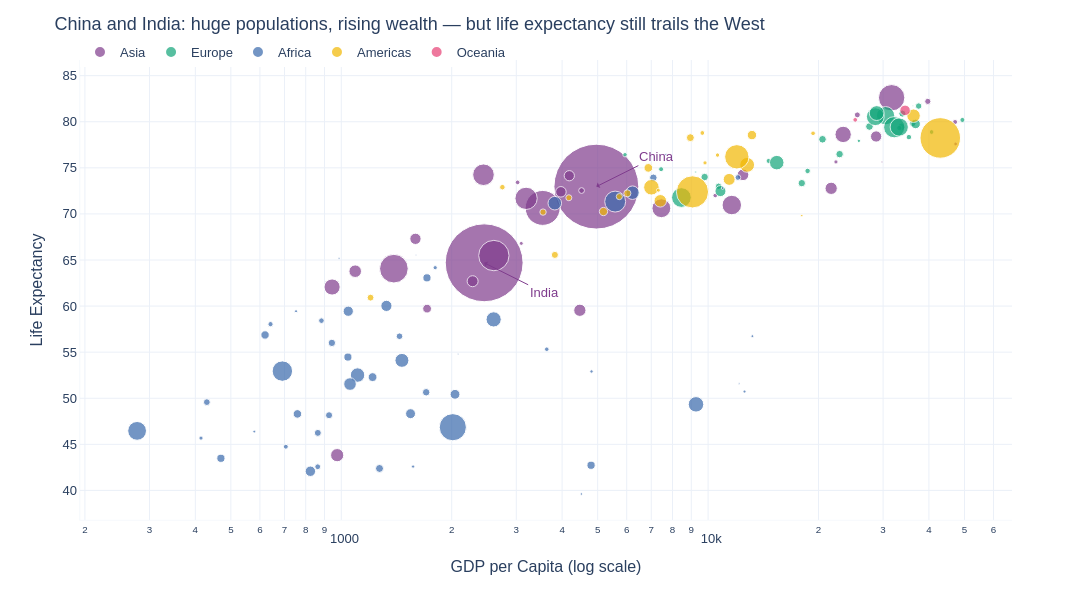

Notebook cell for this chart:
### Code cell
# let's improve it further!

# add annotation to highlight the insight
import math

for country, ax, ay in [('China', 60, -30), ('India', 60, 30)]:
    row = df[df['country'] == country].iloc[0]
    fig.add_annotation(
        x=math.log10(row['gdpPercap']), y=row['lifeExp'],
        text=f'{country}', 
        showarrow=True, arrowcolor='rgb(127, 60, 141)', arrowhead=1, ax=ax, ay=ay,
        font=dict(size=13, family='Arial', color='rgb(127, 60, 141)')
    )
    
fig.show()

### Figure 1 — Plotly figure (JSON) as saved in the notebook; plotly's stock layout.template omitted (floating-point values rounded to 4 significant figures; data arrays with more than 128 entries replaced by an {"elided": "..."} marker saying what was removed)
{"data": [{"customdata": [["Afghanistan", 31889923, "Asia"], ["Bahrain", 708573, "Asia"], ["Bangladesh", 150448339, "Asia"], ["Cambodia", 14131858, "Asia"], ["China", 1318683096, "Asia"], ["Hong Kong, China", 6980412, "Asia"], ["India", 1110396331, "Asia"], ["Indonesia", 223547000, "Asia"], ["Iran", 69453570, "Asia"], ["Iraq", 27499638, "Asia"], ["Israel", 6426679, "Asia"], ["Japan", 127467972, "Asia"], ["Jordan", 6053193, "Asia"], ["Korea, Dem. Rep.", 23301725, "Asia"], ["Korea, Rep.", 49044790, "Asia"], ["Kuwait", 2505559, "Asia"], ["Lebanon", 3921278, "Asia"], ["Malaysia", 24821286, "Asia"], ["Mongolia", 2874127, "Asia"], ["Myanmar", 47761980, "Asia"], ["Nepal", 28901790, "Asia"], ["Oman", 3204897, "Asia"], ["Pakistan", 169270617, "Asia"], ["Philippines", 91077287, "Asia"], ["Saudi Arabia", 27601038, "Asia"], ["Singapore", 4553009, "Asia"], ["Sri Lanka", 20378239, "Asia"], ["Syria", 19314747, "Asia"], ["Taiwan", 23174294, "Asia"], ["Thailand", 65068149, "Asia"], ["Vietnam", 85262356, "Asia"], ["West Bank and Gaza", 4018332, "Asia"], ["Yemen, Rep.", 22211743, "Asia"]], "hovertemplate": "<b>%{hovertext}</b><br>GDP per capita: $%{x:,.0f}<br>Life expectancy: %{y:.1f} yrs<br>Population: %{customdata[1]:,.0f}", "hovertext": ["Afghanistan", "Bahrain", "Bangladesh", "Cambodia", "China", "Hong Kong, China", "India", "Indonesia", "Iran", "Iraq", "Israel", "Japan", "Jordan", "Korea, Dem. Rep.", "Korea, Rep.", "Kuwait", "Lebanon", "Malaysia", "Mongolia", "Myanmar", "Nepal", "Oman", "Pakistan", "Philippines", "Saudi Arabia", "Singapore", "Sri Lanka", "Syria", "Taiwan", "Thailand", "Vietnam", "West Bank and Gaza", "Yemen, Rep."], "legendgroup": "Asia", "marker": {"color": "rgb(127, 60, 141)", "opacity": 0.7, "size": [31889923, 708573, 150448339, 14131858, 1318683096, 6980412, 1110396331, 223547000, 69453570, 27499638, 6426679, 127467972, 6053193, 23301725, 49044790, 2505559, 3921278, 24821286, 2874127, 47761980, 28901790, 3204897, 169270617, 91077287, 27601038, 4553009, 20378239, 19314747, 23174294, 65068149, 85262356, 4018332, 22211743], "sizemode": "area", "sizeref": 366300.0, "symbol": "circle"}, "mode": "markers", "name": "Asia", "orientation": "v", "showlegend": true, "type": "scatter", "x": [974.6, 29800.0, 1391.0, 1714.0, 4959.0, 39720.0, 2452.0, 3541.0, 11610.0, 4471.0, 25520.0, 31660.0, 4519.0, 1593.0, 23350.0, 47310.0, 10460.0, 12450.0, 3096.0, 944.0, 1091.0, 22320.0, 2606.0, 3190.0, 21650.0, 47140.0, 3970.0, 4185.0, 28720.0, 7458.0, 2442.0, 3025.0, 2281.0], "xaxis": "x", "y": [43.83, 75.64, 64.06, 59.72, 72.96, 82.21, 64.7, 70.65, 70.96, 59.55, 80.75, 82.6, 72.53, 67.3, 78.62, 77.59, 71.99, 74.24, 66.8, 62.07, 63.78, 75.64, 65.48, 71.69, 72.78, 79.97, 72.4, 74.14, 78.4, 70.62, 74.25, 73.42, 62.7], "yaxis": "y"}, {"customdata": [["Albania", 3600523, "Europe"], ["Austria", 8199783, "Europe"], ["Belgium", 10392226, "Europe"], ["Bosnia and Herzegovina", 4552198, "Europe"], ["Bulgaria", 7322858, "Europe"], ["Croatia", 4493312, "Europe"], ["Czech Republic", 10228744, "Europe"], ["Denmark", 5468120, "Europe"], ["Finland", 5238460, "Europe"], ["France", 61083916, "Europe"], ["Germany", 82400996, "Europe"], ["Greece", 10706290, "Europe"], ["Hungary", 9956108, "Europe"], ["Iceland", 301931, "Europe"], ["Ireland", 4109086, "Europe"], ["Italy", 58147733, "Europe"], ["Montenegro", 684736, "Europe"], ["Netherlands", 16570613, "Europe"], ["Norway", 4627926, "Europe"], ["Poland", 38518241, "Europe"], ["Portugal", 10642836, "Europe"], ["Romania", 22276056, "Europe"], ["Serbia", 10150265, "Europe"], ["Slovak Republic", 5447502, "Europe"], ["Slovenia", 2009245, "Europe"], ["Spain", 40448191, "Europe"], ["Sweden", 9031088, "Europe"], ["Switzerland", 7554661, "Europe"], ["Turkey", 71158647, "Europe"], ["United Kingdom", 60776238, "Europe"]], "hovertemplate": "<b>%{hovertext}</b><br>GDP per capita: $%{x:,.0f}<br>Life expectancy: %{y:.1f} yrs<br>Population: %{customdata[1]:,.0f}", "hovertext": ["Albania", "Austria", "Belgium", "Bosnia and Herzegovina", "Bulgaria", "Croatia", "Czech Republic", "Denmark", "Finland", "France", "Germany", "Greece", "Hungary", "Iceland", "Ireland", "Italy", "Montenegro", "Netherlands", "Norway", "Poland", "Portugal", "Romania", "Serbia", "Slovak Republic", "Slovenia", "Spain", "Sweden", "Switzerland", "Turkey", "United Kingdom"], "legendgroup": "Europe", "marker": {"color": "rgb(17, 165, 121)", "opacity": 0.7, "size": [3600523, 8199783, 10392226, 4552198, 7322858, 4493312, 10228744, 5468120, 5238460, 61083916, 82400996, 10706290, 9956108, 301931, 4109086, 58147733, 684736, 16570613, 4627926, 38518241, 10642836, 22276056, 10150265, 5447502, 2009245, 40448191, 9031088, 7554661, 71158647, 60776238], "sizemode": "area", "sizeref": 366300.0, "symbol": "circle"}, "mode": "markers", "name": "Europe", "orientation": "v", "showlegend": true, "type": "scatter", "x": [5937.0, 36130.0, 33690.0, 7446.0, 10680.0, 14620.0, 22830.0, 35280.0, 33210.0, 30470.0, 32170.0, 27540.0, 18010.0, 36180.0, 40680.0, 28570.0, 9254.0, 36800.0, 49360.0, 15390.0, 20510.0, 10810.0, 9787.0, 18680.0, 25770.0, 28820.0, 33860.0, 37510.0, 8458.0, 33200.0], "xaxis": "x", "y": [76.42, 79.83, 79.44, 74.85, 73.0, 75.75, 76.49, 78.33, 79.31, 80.66, 79.41, 79.48, 73.34, 81.76, 78.89, 80.55, 74.54, 79.76, 80.2, 75.56, 78.1, 72.48, 74.0, 74.66, 77.93, 80.94, 80.88, 81.7, 71.78, 79.42], "yaxis": "y"}, {"customdata": {"elided": "52x3 mixed values"}, "hovertemplate": "<b>%{hovertext}</b><br>GDP per capita: $%{x:,.0f}<br>Life expectancy: %{y:.1f} yrs<br>Population: %{customdata[1]:,.0f}", "hovertext": ["Algeria", "Angola", "Benin", "Botswana", "Burkina Faso", "Burundi", "Cameroon", "Central African Republic", "Chad", "Comoros", "Congo, Dem. Rep.", "Congo, Rep.", "Cote d'Ivoire", "Djibouti", "Egypt", "Equatorial Guinea", "Eritrea", "Ethiopia", "Gabon", "Gambia", "Ghana", "Guinea", "Guinea-Bissau", "Kenya", "Lesotho", "Liberia", "Libya", "Madagascar", "Malawi", "Mali", "Mauritania", "Mauritius", "Morocco", "Mozambique", "Namibia", "Niger", "Nigeria", "Reunion", "Rwanda", "Sao Tome and Principe", "Senegal", "Sierra Leone", "Somalia", "South Africa", "Sudan", "Swaziland", "Tanzania", "Togo", "Tunisia", "Uganda", "Zambia", "Zimbabwe"], "legendgroup": "Africa", "marker": {"color": "rgb(57, 105, 172)", "opacity": 0.7, "size": [33333216, 12420476, 8078314, 1639131, 14326203, 8390505, 17696293, 4369038, 10238807, 710960, 64606759, 3800610, 18013409, 496374, 80264543, 551201, 4906585, 76511887, 1454867, 1688359, 22873338, 9947814, 1472041, 35610177, 2012649, 3193942, 6036914, 19167654, 13327079, 12031795, 3270065, 1250882, 33757175, 19951656, 2055080, 12894865, 135031164, 798094, 8860588, 199579, 12267493, 6144562, 9118773, 43997828, 42292929, 1133066, 38139640, 5701579, 10276158, 29170398, 11746035, 12311143], "sizemode": "area", "sizeref": 366300.0, "symbol": "circle"}, "mode": "markers", "name": "Africa", "orientation": "v", "showlegend": true, "type": "scatter", "x": [6223.0, 4797.0, 1441.0, 12570.0, 1217.0, 430.1, 2042.0, 706.0, 1704.0, 986.1, 277.6, 3633.0, 1545.0, 2082.0, 5581.0, 12150.0, 641.4, 690.8, 13210.0, 752.7, 1328.0, 942.7, 579.2, 1463.0, 1569.0, 414.5, 12060.0, 1045.0, 759.3, 1043.0, 1803.0, 10960.0, 3820.0, 823.7, 4811.0, 619.7, 2014.0, 7670.0, 863.1, 1598.0, 1712.0, 862.5, 926.1, 9270.0, 2602.0, 4513.0, 1107.0, 883.0, 7093.0, 1056.0, 1271.0, 469.7], "xaxis": "x", "y": [72.3, 42.73, 56.73, 50.73, 52.3, 49.58, 50.43, 44.74, 50.65, 65.15, 46.46, 55.32, 48.33, 54.79, 71.34, 51.58, 58.04, 52.95, 56.73, 59.45, 60.02, 56.01, 46.39, 54.11, 42.59, 45.68, 73.95, 59.44, 48.3, 54.47, 64.16, 72.8, 71.16, 42.08, 52.91, 56.87, 46.86, 76.44, 46.24, 65.53, 63.06, 42.57, 48.16, 49.34, 58.56, 39.61, 52.52, 58.42, 73.92, 51.54, 42.38, 43.49], "yaxis": "y"}, {"customdata": [["Argentina", 40301927, "Americas"], ["Bolivia", 9119152, "Americas"], ["Brazil", 190010647, "Americas"], ["Canada", 33390141, "Americas"], ["Chile", 16284741, "Americas"], ["Colombia", 44227550, "Americas"], ["Costa Rica", 4133884, "Americas"], ["Cuba", 11416987, "Americas"], ["Dominican Republic", 9319622, "Americas"], ["Ecuador", 13755680, "Americas"], ["El Salvador", 6939688, "Americas"], ["Guatemala", 12572928, "Americas"], ["Haiti", 8502814, "Americas"], ["Honduras", 7483763, "Americas"], ["Jamaica", 2780132, "Americas"], ["Mexico", 108700891, "Americas"], ["Nicaragua", 5675356, "Americas"], ["Panama", 3242173, "Americas"], ["Paraguay", 6667147, "Americas"], ["Peru", 28674757, "Americas"], ["Puerto Rico", 3942491, "Americas"], ["Trinidad and Tobago", 1056608, "Americas"], ["United States", 301139947, "Americas"], ["Uruguay", 3447496, "Americas"], ["Venezuela", 26084662, "Americas"]], "hovertemplate": "<b>%{hovertext}</b><br>GDP per capita: $%{x:,.0f}<br>Life expectancy: %{y:.1f} yrs<br>Population: %{customdata[1]:,.0f}", "hovertext": ["Argentina", "Bolivia", "Brazil", "Canada", "Chile", "Colombia", "Costa Rica", "Cuba", "Dominican Republic", "Ecuador", "El Salvador", "Guatemala", "Haiti", "Honduras", "Jamaica", "Mexico", "Nicaragua", "Panama", "Paraguay", "Peru", "Puerto Rico", "Trinidad and Tobago", "United States", "Uruguay", "Venezuela"], "legendgroup": "Americas", "marker": {"color": "rgb(242, 183, 1)", "opacity": 0.7, "size": [40301927, 9119152, 190010647, 33390141, 16284741, 44227550, 4133884, 11416987, 9319622, 13755680, 6939688, 12572928, 8502814, 7483763, 2780132, 108700891, 5675356, 3242173, 6667147, 28674757, 3942491, 1056608, 301139947, 3447496, 26084662], "sizemode": "area", "sizeref": 366300.0, "symbol": "circle"}, "mode": "markers", "name": "Americas", "orientation": "v", "showlegend": true, "type": "scatter", "x": [12780.0, 3822.0, 9066.0, 36320.0, 13170.0, 7007.0, 9645.0, 8948.0, 6025.0, 6873.0, 5728.0, 5186.0, 1202.0, 3548.0, 7321.0, 11980.0, 2749.0, 9809.0, 4173.0, 7409.0, 19330.0, 18010.0, 42950.0, 10610.0, 11420.0], "xaxis": "x", "y": [75.32, 65.55, 72.39, 80.65, 78.55, 72.89, 78.78, 78.27, 72.23, 74.99, 71.88, 70.26, 60.92, 70.2, 72.57, 76.19, 72.9, 75.54, 71.75, 71.42, 78.75, 69.82, 78.24, 76.38, 73.75], "yaxis": "y"}, {"customdata": [["Australia", 20434176, "Oceania"], ["New Zealand", 4115771, "Oceania"]], "hovertemplate": "<b>%{hovertext}</b><br>GDP per capita: $%{x:,.0f}<br>Life expectancy: %{y:.1f} yrs<br>Population: %{customdata[1]:,.0f}", "hovertext": ["Australia", "New Zealand"], "legendgroup": "Oceania", "marker": {"color": "rgb(231, 63, 116)", "opacity": 0.7, "size": [20434176, 4115771], "sizemode": "area", "sizeref": 366300.0, "symbol": "circle"}, "mode": "markers", "name": "Oceania", "orientation": "v", "showlegend": true, "type": "scatter", "x": [34440.0, 25190.0], "xaxis": "x", "y": [81.23, 80.2], "yaxis": "y"}], "layout": {"annotations": [{"arrowcolor": "rgb(127, 60, 141)", "arrowhead": 1, "ax": 60, "ay": -30, "font": {"color": "rgb(127, 60, 141)", "family": "Arial", "size": 13}, "showarrow": true, "text": "China", "x": 3.695, "y": 72.96}, {"arrowcolor": "rgb(127, 60, 141)", "arrowhead": 1, "ax": 60, "ay": 30, "font": {"color": "rgb(127, 60, 141)", "family": "Arial", "size": 13}, "showarrow": true, "text": "India", "x": 3.39, "y": 64.7}], "font": {"family": "Arial", "size": 13}, "height": 600, "legend": {"itemsizing": "constant", "orientation": "h", "title": {"text": ""}, "tracegroupgap": 0, "x": 0, "y": 1.05}, "margin": {"t": 60}, "title": {"text": "China and India: huge populations, rising wealth — but life expectancy still trails the West"}, "width": 1200, "xaxis": {"anchor": "y", "domain": [0, 1], "linewidth": 0.5, "title": {"text": "GDP per Capita (log scale)"}, "type": "log"}, "yaxis": {"anchor": "x", "domain": [0, 1], "linewidth": 0.5, "title": {"text": "Life Expectancy"}}}}
